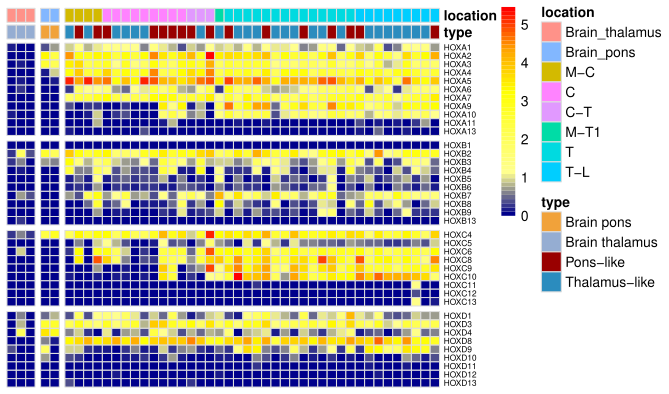

Recreate this plot in R.
# Extended Data Fig. 2a: expression of 39 HOX genes in bulk RNA-seq, log2(RPKM + 1).
# Columns: 3 thalamus DMG, 2 pons DMG (brain) and 40 spinal cord tumours (H3-DSG-PL, H3-DSG-TL), ordered by tumour location.
#
# Input (data/):
#   Spinalcord.H3K27M.expression.RPKM.txt     RPKM of 40 spinal cord tumours (columns are SP IDs), hg19
#   H3K27altered_project_metadata_updated.tsv project metadata; TSNE.cluster A = pons-like (PL), B = thalamus-like (TL)
#   SP45_ID_location_detail.txt               tumour location of each spinal cord tumour (Location, Location_2)
#   CGGA.H3K27M.hg38.expression.RPKM.txt      RPKM of H3 K27M gliomas of the CGGA cohort (public, hg38); three thalamic ones are used
#   StJude.DIPG.RPKM.txt                      RPKM of pons DMGs of the St Jude PeCan cohort (public); two are used
# Output: hox_bulk_heatmap.pdf
#
# Grouping: the row "type" follows the project metadata (TSNE.cluster A / B), as in the submitted figure.
# The Source Data of the figure follow Table S1, which moves SP02 and SP42 from TL to PL.
# Run from the Cell_of_Origin/ directory:  Rscript hox_bulk_heatmap.R

library(pheatmap)

# ---- data ----
ge <- read.delim("data/CGGA.H3K27M.hg38.expression.RPKM.txt", row.names = 1)          # thalamus DMG
df <- read.delim("data/Spinalcord.H3K27M.expression.RPKM.txt")                        # spinal cord tumours
df.cl <- read.delim("data/H3K27altered_project_metadata_updated.tsv")

df.pons     <- df[, names(df) %in% df.cl$ID2[df.cl$TSNE.cluster == "A"]]
df.thalamus <- df[, names(df) %in% df.cl$ID2[df.cl$TSNE.cluster == "B"]]
stopifnot(ncol(df.pons) == 16, ncol(df.thalamus) == 24)                                # all 40 tumours matched

ge.thalamus <- ge[, names(ge) %in% c("CGGA_791", "CGGA_P266", "CGGA_1185", "CGGA_1320", "CGGA_1735")]

ge.pons <- read.delim("data/StJude.DIPG.RPKM.txt")                                    # pons DMG
ge.pons <- ge.pons[!is.na(ge.pons$gene), ]

# ---- expression matrix m: 39 HOX genes x 45 samples ----
gns <- ge.pons$gene[grepl("HOX[ABCD]", ge.pons$gene)]

hox.thalamus_like  <- df.thalamus[gns, ]
hox.pons_like      <- df.pons[gns, ]
hox.thalamus_brain <- ge.thalamus[gns, c("CGGA_1320", "CGGA_1735", "CGGA_791")]
hox.pons_brain     <- ge.pons[ge.pons$gene %in% gns, 1:6]
rownames(hox.pons_brain) <- hox.pons_brain$gene

hoxgns <- c(paste0("HOXA", c(1:7, 9:11, 13)), paste0("HOXB", c(1:9, 13)),
            paste0("HOXC", c(4:6, 8:13)),     paste0("HOXD", c(1, 3, 4, 8:13)))

hox.thalamus_like  <- hox.thalamus_like[hoxgns, ]
hox.pons_like      <- hox.pons_like[hoxgns, ]
hox.thalamus_brain <- hox.thalamus_brain[hoxgns, ]
hox.pons_brain     <- hox.pons_brain[hoxgns, c(4, 5)]                                 # SJHGG102 and SJHGG145

m <- cbind(hox.thalamus_brain, hox.thalamus_like, hox.pons_brain, hox.pons_like)
stopifnot(nrow(m) == 39, ncol(m) == 45, !anyNA(m))

# ---- column annotation and column order ----
m_ann <- data.frame(row.names = names(m),
                    type = c(rep("Brain thalamus", 3),
                             rep("Thalamus-like", 24),
                             rep("Brain pons",     2),
                             rep("Pons-like",     16)))

tumorlocation <- read.delim("data/SP45_ID_location_detail.txt")
m_ann$location  <- tumorlocation$Location[match(rownames(m_ann), tumorlocation$ID2)]
m_ann$location2 <- tumorlocation$Location_2[match(rownames(m_ann), tumorlocation$ID2)]
m_ann$location[m_ann$type == "Brain pons"]      <- "Brain_pons"
m_ann$location[m_ann$type == "Brain thalamus"]  <- "Brain_thalamus"
m_ann$location2[m_ann$type == "Brain pons"]     <- "Brain_pons"
m_ann$location2[m_ann$type == "Brain thalamus"] <- "Brain_thalamus"
m_ann$location2 <- factor(m_ann$location2,
                          levels = c("Brain_thalamus", "Brain_pons", "M-C", "C", "C-T", "M-T1", "T", "T-L"))
stopifnot(!anyNA(m_ann$location), !anyNA(m_ann$location2))

# Columns are sorted by Location_2, then by the exact location. The original script broke ties between tumours with the same
# location by their hospital sample number (not published); that order is fixed here, so the columns are as in the figure.
tie_order <- c("CGGA_1320", "CGGA_1735", "CGGA_791", "SJHGG102", "SJHGG145", "SP51", "SP13", "SP32", "SP07", "SP09", "SP33",
               "SP17", "SP25", "SP30", "SP14", "SP04", "SP10", "SP16", "SP03", "SP22", "SP12", "SP18", "SP43", "SP35", "SP20",
               "SP02", "SP05", "SP41", "SP36", "SP29", "SP15", "SP31", "SP21", "SP06", "SP26", "SP01", "SP11", "SP34", "SP28",
               "SP24", "SP19", "SP23", "SP42", "SP27", "SP08")
stopifnot(setequal(tie_order, rownames(m_ann)))
m_ann <- m_ann[order(m_ann$location2, m_ann$location, match(row.names(m_ann), tie_order)), ]
m_ann$idx <- 1:nrow(m_ann)
# Manual reorder of the original figure: columns 17 and 18 are moved in front of 15 and 16 (within the C tumours).
m_ann <- m_ann[c(1:14, 17, 18, 15:16, 19:45), ]
names(m_ann)[2:3] <- c("location2", "location")   # as in the original script: the exact location and the Location_2 class swap names here

# ---- plot ----
ann_cols <- list(type = c("Brain pons"     = "#f1a23a",
                          "Brain thalamus" = "#95add2",
                          "Pons-like"      = "#990000",
                          "Thalamus-like"  = "#2b8cbe"))

pdf("hox_bulk_heatmap.pdf", width = 481 / 72, height = 283 / 72)                       # page size of the original figure
pheatmap(log2(m[, rownames(m_ann)] + 1),
         color = colorRampPalette(colors = c("darkblue", "#ffff90", "#ffff50", "yellow", "orange", "red"))(50),
         cluster_rows = F, cluster_cols = F, show_colnames = F,
         gaps_row = c(11, 21, 30), border_color = "#dddddd", legend = T,
         annotation_col = subset(m_ann, select = c("type", "location")),
         fontsize_row = 6, treeheight_col = 10, gaps_col = c(3, 5),
         annotation_colors = ann_cols)
dev.off()
